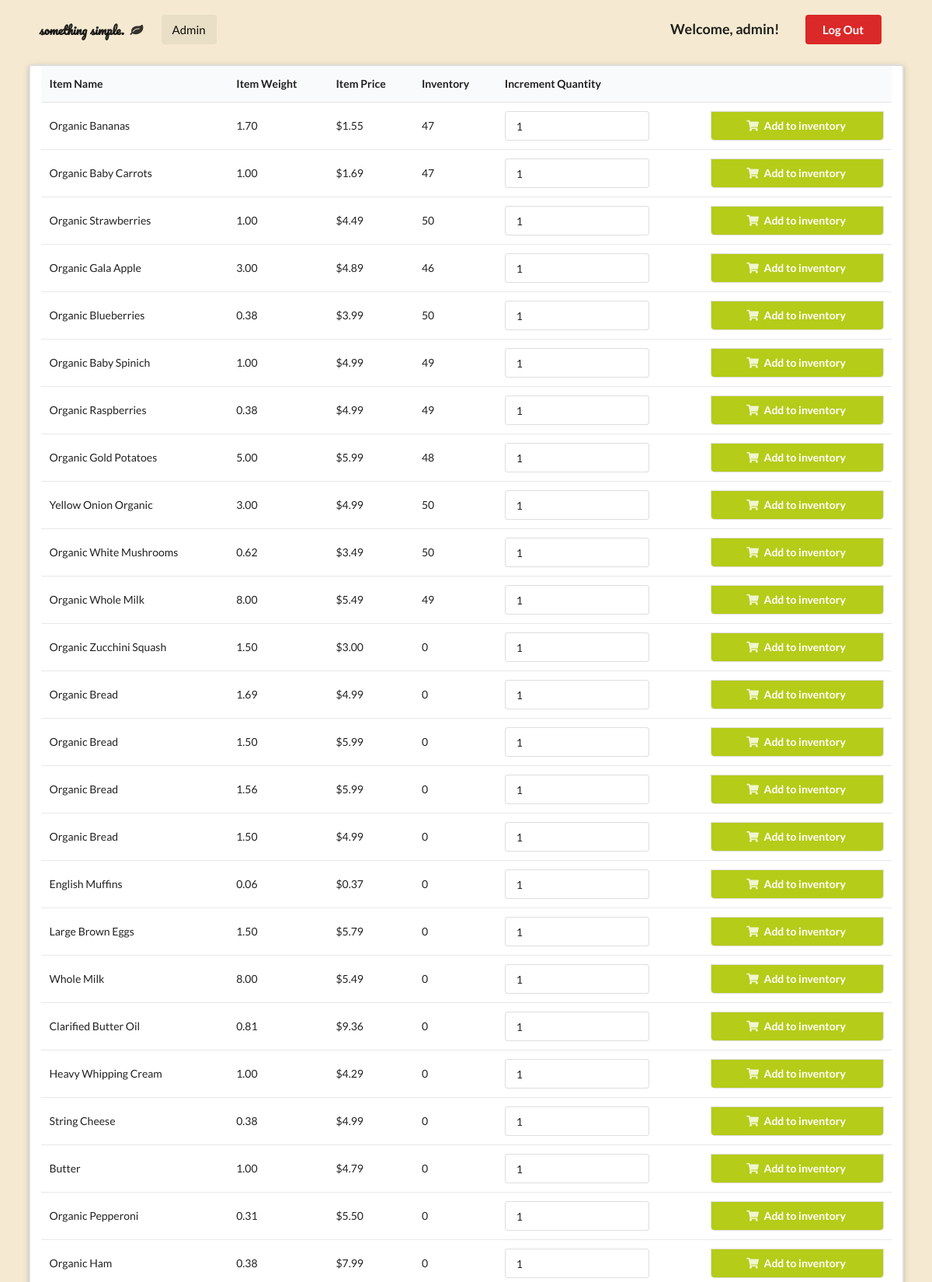
The app's page /adminHome.php (signed in, upper part) with its own data.
### tables this page shows
CREATE TABLE `item` (
  `item_id` int(11) NOT NULL,
  `item_category` varchar(128) DEFAULT NULL,
  `item_name` varchar(128) DEFAULT NULL,
  `item_desc` varchar(128) DEFAULT NULL,
  `item_price` varchar(128) DEFAULT NULL,
  `item_weight` varchar(128) DEFAULT NULL,
  `item_weight_unit` varchar(4) DEFAULT NULL,
  `inventory` int(11) DEFAULT NULL,
  `image` varchar(255) DEFAULT NULL
);

### adminHome.php (the view, shortened to what this page needs)
<?php
  function query($query)
  {
      $connect = mysqli_connect('localhost','OFS','sesame','OFS');
      $result = mysqli_query($connect, $query);
      while($row=mysqli_fetch_assoc($result))
      {
          $set[] = $row;
      }
      if (!empty($set))
      {
        return $set;
      }
  }
?>
<!DOCTYPE html>
<html>
<head>
  <link rel="stylesheet" type="text/css" href="https://cdnjs.cloudflare.com/ajax/libs/semantic-ui/2.3.3/semantic.css">
</head>
<body>
  <div class="pusher">
    <section class="masthead">
      <div class="ui container">
        <div class="ui large secondary menu">
          <div class="header item">
            <span>something simple.</span>
            <i class="leaf icon"></i>
          </div>
          <a class="active item">Admin</a>
          <div class="right item">
            <h3>Welcome, <?php echo $_SESSION['username']['username']; ?>!</h3>
            <a class="ui negative button" href="index.php">Log Out</a>
          </div>
        </div>
        <div class="ui raised segment container">
          <div class="ui grid">
            <?php
              $items = query("SELECT * FROM item");
              echo "<table class='ui striped table'>
              <thead>
                <tr>
                <th>Item Name</th>
                <th>Item Weight</th>
                <th>Item Price</th>
                <th>Inventory</th>
                <th>Increment Quantity</th>
                <th></th>
                </tr>
              </thead>";
              if (!empty($items))
              {
                foreach($items as $key=>$value)
                {
            ?>
                  <form method="post" action="adminHome.php?action=add&item_id=<?php echo $items[$key]["item_id"]; ?>">
                    <tr>
                      <td><?php echo $items[$key]["item_name"]; ?></td>
                      <td><?php echo $items[$key]["item_weight"];?></td>
                      <td><?php echo "$".$items[$key]["item_price"]; ?></td>
                      <td><?php echo $items[$key]["inventory"];?></td>
                      <td><span class="ui input"><input type="number"name="quantity" min="0" value="1"/></span></td>
                      <td><button class="ui bottom attached olive fluid button" type="submit"><i class="shop icon"></i>Add to inventory</button></td>
                    </tr>
                  </form>
                  <?php
                }
                ?>
              </table>
              <?php
              }
            ?>
          </div>
        </div>
    </section>
  </div>
</body>
</html>

### adminHome.php (style rules this page uses)
.masthead { min-height: 700px; padding: 0.5em 0em; background: #F5EAD1 url('images/web-graphics/leaf-watermark.png'); background-size: 600px; background-repeat: no-repeat; background-position: left bottom; left: -2em; bottom: -2em; }
.masthead .container .header span { font-family: 'Pacifico', cursive; }
.masthead .container .header i { padding: 0 0.5em; }
.masthead .container .right .button { margin: 0 1em !important; }
.masthead .container .right h3 { margin: 0 1em !important; }

### records on screen
item: item_name "Organic Bananas", item_weight "1.70", item_price "1.55", inventory "47"
item: item_name "Organic Baby Carrots", item_weight "1.00", item_price "1.69", inventory "47"
item: item_name "Organic Strawberries", item_weight "1.00", item_price "4.49", inventory "50"
item: item_name "Organic Gala Apple", item_weight "3.00", item_price "4.89", inventory "46"
item: item_name "Organic Blueberries", item_weight "0.38", item_price "3.99", inventory "50"
item: item_name "Organic Baby Spinich", item_weight "1.00", item_price "4.99", inventory "49"
item: item_name "Organic Raspberries", item_weight "0.38", item_price "4.99", inventory "49"
item: item_name "Organic Gold Potatoes", item_weight "5.00", item_price "5.99", inventory "48"
item: item_name "Yellow Onion Organic", item_weight "3.00", item_price "4.99", inventory "50"
item: item_name "Organic White Mushrooms", item_weight "0.62", item_price "3.49", inventory "50"
item: item_name "Organic Whole Milk", item_weight "8.00", item_price "5.49", inventory "49"
item: item_name "Organic Zucchini Squash", item_weight "1.50", item_price "3.00", inventory "0"
item: item_name "Organic Bread", item_weight "1.69", item_price "4.99", inventory "0"
item: item_name "Organic Bread", item_weight "1.50", item_price "5.99", inventory "0"
item: item_name "Organic Bread", item_weight "1.56", item_price "5.99", inventory "0"
item: item_name "Organic Bread", item_weight "1.50", item_price "4.99", inventory "0"
item: item_name "English Muffins", item_weight "0.06", item_price "0.37", inventory "0"
item: item_name "Large Brown Eggs", item_weight "1.50", item_price "5.79", inventory "0"
item: item_name "Whole Milk", item_weight "8.00", item_price "5.49", inventory "0"
item: item_name "Clarified Butter Oil", item_weight "0.81", item_price "9.36", inventory "0"
item: item_name "Heavy Whipping Cream", item_weight "1.00", item_price "4.29", inventory "0"
item: item_name "String Cheese", item_weight "0.38", item_price "4.99", inventory "0"
item: item_name "Butter", item_weight "1.00", item_price "4.79", inventory "0"
item: item_name "Organic Pepperoni", item_weight "0.31", item_price "5.50", inventory "0"
item: item_name "Organic Ham", item_weight "0.38", item_price "7.99", inventory "0"

### other values on screen
$_SESSION['username']['username'] "admin"
